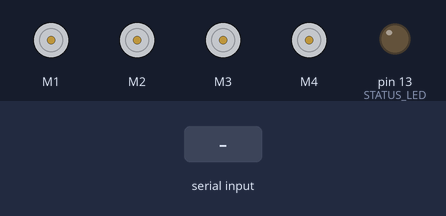
The sketch below on a simulated Arduino Uno, built with avr-gcc and run on an emulated ATmega328P. Parts: 4 × DC motor (green arrow = forward, orange = backward, longer = faster), output pins drawn as LEDs (lit = HIGH). Dashed ring = blinking. Inputs (shaded band) come from the test bench. What the sketch prints to the serial monitor is not drawn.

Above: at 2.8 s.
2.9 s: "FORWARD\n" received over Serial
At 3.0 s:
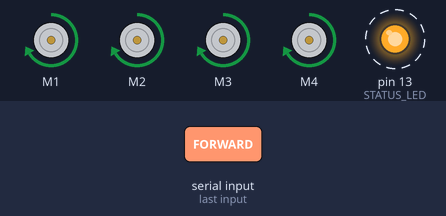
5.9 s: "BACKWARD\n" received over Serial
At 6.3 s:
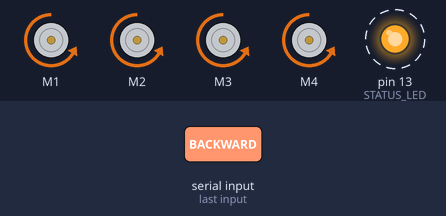
8.9 s: "F\n" received over Serial
At 11.28 s:
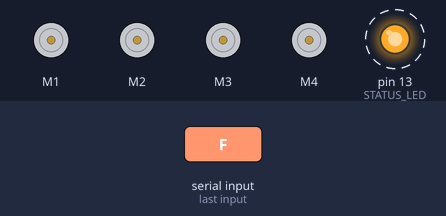
Timing chart, 0 to 17.9 s (numbered marks = the images above; inputs shaded):
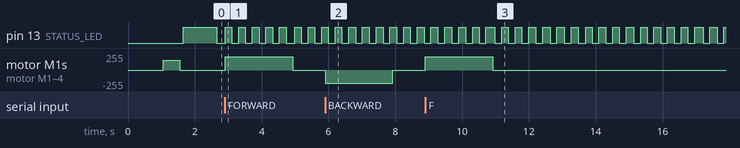

The sketch:

arduinocode.ino
```cpp
/*
 * Arduino Motor Controller with Adafruit Motor Shield - REAL-TIME VERSION
 * Receives commands from ESP8266 and controls motors with immediate response
 * Fixes: Command queuing, emergency stop delays, real-time control
 */

#include <AFMotor.h>

// Initialize motors on M1 to M4 using AFMotor library
AF_DCMotor motor1(1);  // M1 - Left Front
AF_DCMotor motor2(2);  // M2 - Right Front
AF_DCMotor motor3(3);  // M3 - Left Rear
AF_DCMotor motor4(4);  // M4 - Right Rear

// Motor control structure
struct MotorGroup {
  int state; // -1: backward, 0: stop, 1: forward
  int speed; // 0-255 PWM value
};

MotorGroup leftMotors, rightMotors;
String currentCommand = "STOP";
String lastExecutedCommand = "STOP";
unsigned long lastCommandTime = 0;
unsigned long lastStatusReport = 0;
unsigned long lastCommandExecution = 0;
const unsigned long COMMAND_TIMEOUT = 2000; // Reduced to 2 seconds for safety
const unsigned long STATUS_INTERVAL = 1000; // More frequent status reports
const unsigned long COMMAND_DEBOUNCE = 100; // Minimum time between same commands

// Emergency stop flag
volatile bool emergencyStopRequested = false;

// Built-in LED for status
const int STATUS_LED = 13;

// Command buffer for handling rapid commands
String pendingCommand = "";
int pendingG1 = 0;
int pendingG2 = 0;
bool newCommandAvailable = false;

void setup() {
  Serial.begin(9600);

  Serial.println("🚀 Arduino REAL-TIME Motor Controller Starting...");

  // Initialize status LED
  pinMode(STATUS_LED, OUTPUT);
  digitalWrite(STATUS_LED, LOW);

  // Initialize motor states
  leftMotors.state = 0;
  leftMotors.speed = 200;
  rightMotors.state = 0;
  rightMotors.speed = 200;

  // Stop all motors initially
  emergencyStop();

  Serial.println("🧪 Quick motor test...");
  delay(1000);

  // Quick test instead of full test for faster startup
  quickMotorTest();

  Serial.println("✅ Arduino REAL-TIME Controller ready!");
  Serial.println("Ready for ESP commands - REAL-TIME MODE ACTIVE");
}

void loop() {
  // PRIORITY 1: Handle emergency stops immediately
  if (emergencyStopRequested) {
    handleEmergencyStop();
  }

  // PRIORITY 2: Check for new commands (non-blocking)
  checkSerialCommands();

  // PRIORITY 3: Execute pending commands immediately
  if (newCommandAvailable) {
    executeBufferedCommand();
  }

  // PRIORITY 4: Safety timeout check
  checkCommandTimeout();

  // PRIORITY 5: Send status (less frequent)
  sendStatusReport();

  // PRIORITY 6: Update status LED
  updateStatusLED();

  // Minimal delay for real-time response
  delay(10);
}

void checkSerialCommands() {
  // Process multiple commands if available to clear buffer faster
  int commandsProcessed = 0;

  while (Serial.available() && commandsProcessed < 3) { // Process up to 3 commands per loop
    String command = Serial.readStringUntil('\n');
    command.trim();

    if (command.length() > 0) {
      // Check for emergency stop first
      if (isEmergencyStop(command)) {
        emergencyStopRequested = true;
        return; // Exit immediately for emergency stop
      }

      // Process normal commands
      if (command.indexOf("{") >= 0 && command.indexOf("}") >= 0) {
        processJsonCommand(command);
      } else {
        handleSimpleCommands(command);
      }

      commandsProcessed++;
    }
  }

  // Clear any remaining buffer if it's getting too full
  if (Serial.available() > 50) {
    Serial.println("⚠ Clearing command buffer - too many queued commands");
    while (Serial.available()) {
      Serial.read();
    }
  }
}

bool isEmergencyStop(String command) {
  command.toUpperCase();
  return (command.indexOf("STOP") >= 0 ||
          command.indexOf("EMERGENCY") >= 0 ||
          command.indexOf("\"cmd\":\"STOP\"") >= 0 ||
          command == "S");
}

void handleEmergencyStop() {
  Serial.println("🚨 EMERGENCY STOP ACTIVATED");

  // Immediately stop all motors
  motor1.run(RELEASE);
  motor2.run(RELEASE);
  motor3.run(RELEASE);
  motor4.run(RELEASE);

  // Clear all states
  leftMotors.state = 0;
  rightMotors.state = 0;
  currentCommand = "EMERGENCY_STOP";
  lastExecutedCommand = "EMERGENCY_STOP";

  // Clear any pending commands
  newCommandAvailable = false;
  pendingCommand = "";

  // Clear serial buffer
  while (Serial.available()) {
    Serial.read();
  }

  Serial.println("🛑 ALL MOTORS STOPPED - EMERGENCY");
  Serial.println("ACK: EMERGENCY_STOP");

  emergencyStopRequested = false;
  lastCommandTime = millis();
  lastCommandExecution = millis();
}

void processJsonCommand(String jsonCommand) {
  String command = "";
  int group1 = 0;
  int group2 = 0;

  if (parseCommand(jsonCommand, command, group1, group2)) {
    // Buffer the command instead of executing immediately
    bufferCommand(command, group1, group2);
    lastCommandTime = millis();
  } else {
    Serial.println("❌ Failed to parse JSON command");
  }
}

void bufferCommand(String command, int g1, int g2) {
  // Skip duplicate commands that are too frequent (debouncing)
  if (command == lastExecutedCommand &&
      (millis() - lastCommandExecution) < COMMAND_DEBOUNCE) {
    return; // Ignore rapid duplicate commands
  }

  // Always accept STOP commands immediately
  if (command == "STOP") {
    emergencyStopRequested = true;
    return;
  }

  // Buffer the latest command (overwrites previous pending command for real-time response)
  pendingCommand = command;
  pendingG1 = g1;
  pendingG2 = g2;
  newCommandAvailable = true;
}

void executeBufferedCommand() {
  if (!newCommandAvailable) return;

  executeCommand(pendingCommand, pendingG1, pendingG2, 200);

  // Clear the buffer
  newCommandAvailable = false;
  lastCommandExecution = millis();

  Serial.println("ACK: " + pendingCommand);
}

void handleSimpleCommands(String cmd) {
  cmd.toUpperCase();

  if (cmd == "STOP" || cmd == "S" || cmd == "EMERGENCY") {
    emergencyStopRequested = true;
    return;
  }

  // Buffer other simple commands
  if (cmd == "FORWARD" || cmd == "F") {
    bufferCommand("FORWARD", 1, 1);
  }
  else if (cmd == "BACKWARD" || cmd == "B") {
    bufferCommand("BACKWARD", -1, -1);
  }
  else if (cmd == "LEFT" || cmd == "L") {
    bufferCommand("LEFT", -1, 1);
  }
  else if (cmd == "RIGHT" || cmd == "R") {
    bufferCommand("RIGHT", 1, -1);
  }
  else if (cmd == "TEST") {
    quickMotorTest();
  }

  lastCommandTime = millis();
}

bool parseCommand(String json, String &command, int &group1, int &group2) {
  // Extract cmd
  int start = json.indexOf("\"cmd\":\"") + 7;
  int end = json.indexOf("\"", start);
  if (start < 7 || end < 0) return false;

  command = json.substring(start, end);

  // Extract g1
  start = json.indexOf("\"g1\":") + 5;
  if (start < 5) return false;
  group1 = json.substring(start).toInt();

  // Extract g2
  start = json.indexOf("\"g2\":") + 5;
  if (start < 5) return false;
  group2 = json.substring(start).toInt();

  return true;
}

void executeCommand(String command, int leftState, int rightState, int speed) {
  currentCommand = command;
  lastExecutedCommand = command;
  leftMotors.state = leftState;
  rightMotors.state = rightState;
  leftMotors.speed = speed;
  rightMotors.speed = speed;

  // Control motors using AFMotor library
  controlLeftMotors(leftState, speed);
  controlRightMotors(rightState, speed);
}

void controlLeftMotors(int state, int speed) {
  // Always set speed before running - crucial for AFMotor
  if (speed > 0) {
    motor1.setSpeed(speed);
    motor3.setSpeed(speed);
  }

  switch (state) {
    case 1: // Forward
      motor1.run(FORWARD);
      motor3.run(FORWARD);
      break;

    case -1: // Backward
      motor1.run(BACKWARD);
      motor3.run(BACKWARD);
      break;

    case 0: // Stop
    default:
      motor1.run(RELEASE);
      motor3.run(RELEASE);
      break;
  }
}

void controlRightMotors(int state, int speed) {
  // Always set speed before running - crucial for AFMotor
  if (speed > 0) {
    motor2.setSpeed(speed);
    motor4.setSpeed(speed);
  }

  switch (state) {
    case 1: // Forward
      motor2.run(FORWARD);
      motor4.run(FORWARD);
      break;

    case -1: // Backward
      motor2.run(BACKWARD);
      motor4.run(BACKWARD);
      break;

    case 0: // Stop
    default:
      motor2.run(RELEASE);
      motor4.run(RELEASE);
      break;
  }
}

void quickMotorTest() {
  Serial.println("🧪 Quick motor verification...");

  // Quick test all motors forward
  motor1.setSpeed(150);
  motor2.setSpeed(150);
  motor3.setSpeed(150);
  motor4.setSpeed(150);

  motor1.run(FORWARD);
  motor2.run(FORWARD);
  motor3.run(FORWARD);
  motor4.run(FORWARD);

  delay(500);

  motor1.run(RELEASE);
  motor2.run(RELEASE);
  motor3.run(RELEASE);
  motor4.run(RELEASE);

  Serial.println("✅ Quick test complete");
}

void emergencyStop() {
  Serial.println("🛑 Emergency stop - all motors off");
  motor1.run(RELEASE);
  motor2.run(RELEASE);
  motor3.run(RELEASE);
  motor4.run(RELEASE);
  leftMotors.state = 0;
  rightMotors.state = 0;
  currentCommand = "STOP";
  lastExecutedCommand = "STOP";
}

void checkCommandTimeout() {
  // Safety: stop motors if no command received for too long
  if (millis() - lastCommandTime > COMMAND_TIMEOUT && currentCommand != "STOP") {
    Serial.println("⚠ Command timeout - stopping motors for safety");
    emergencyStopRequested = true;
  }
}

void sendStatusReport() {
  if (millis() - lastStatusReport > STATUS_INTERVAL) {
    String status = "STATUS: " + currentCommand +
                   " L:" + String(leftMotors.state) +
                   " R:" + String(rightMotors.state) +
                   " Speed:" + String(leftMotors.speed) +
                   " Buffer:" + String(Serial.available());

    Serial.println(status);

    lastStatusReport = millis();
  }
}

void updateStatusLED() {
  static unsigned long lastBlink = 0;
  static bool ledState = false;

  // Fast blink when active, slow when stopped
  unsigned long blinkInterval = (currentCommand == "STOP") ? 1000 : 200;

  if (millis() - lastBlink > blinkInterval) {
    ledState = !ledState;
    digitalWrite(STATUS_LED, ledState);
    lastBlink = millis();
  }
}
```

Measured:
- after the input at 2.9 s, motor M1–4: stopped → forward 200/255 at once, → stopped 2.0 s later
- after the input at 5.9 s, motor M1–4: stopped → backward 200/255 at once, → stopped 2.0 s later
- after the input at 8.9 s, motor M1–4: stopped → forward 200/255 at once, → stopped 2.0 s later
- by itself, pin 13 (STATUS_LED): alternates HIGH for 0.20 s and LOW for 0.20 s
